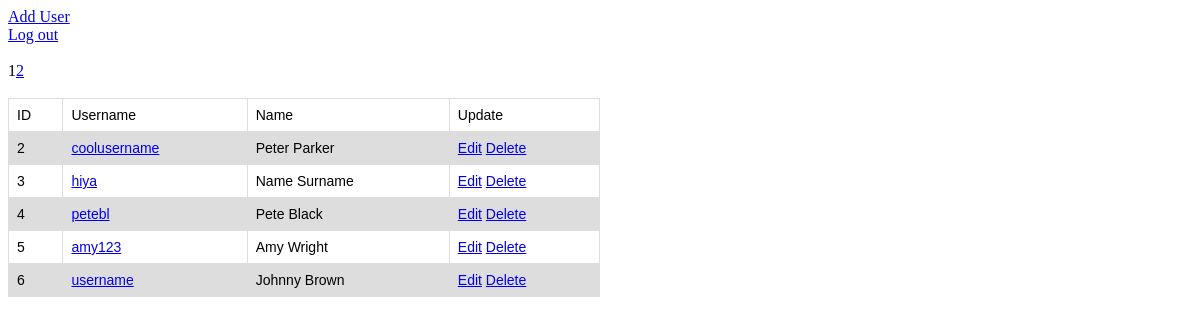
The app's page /index.php (signed in) with its own data.
### tables this page shows
CREATE TABLE `users` (
  `id` int(11) NOT NULL,
  `username` varchar(50) NOT NULL,
  `password` varchar(50) NOT NULL,
  `first_name` varchar(20) NOT NULL,
  `last_name` varchar(20) NOT NULL,
  `gender` enum('male','female','other') NOT NULL,
  `birth_date` date NOT NULL
);

### index.php (the view, shortened to what this page needs)
<?php
include_once 'base.php';
$rows_per_page = 5;
$query = mysqli_query($conn, "SELECT * FROM Users");
$rows_num = mysqli_num_rows($query);
$pages_num = round($rows_num / $rows_per_page) + 1;
if (isset($_GET['p'])) {
    $cur_page = $_GET['p'];
} else {
    $cur_page = 1;
}
?>
<html>
<head>
</head>
<body>
    <a href="add.php">Add User</a><br/>
    <a href="logout.php">Log out</a><br/><br/>
    <?php
    for ($i = 1; $i < $pages_num + 1; $i++) {
        if ($i != $cur_page) {
            echo '<a href="index.php?p='.$i.'">'.$i.'</a> ';
        } else {
            echo $i;
        }
    }
    $from = $cur_page * $rows_per_page - $rows_per_page;
    $to = $cur_page * $rows_per_page;
    $query = mysqli_query($conn, "SELECT * from users ORDER by id asc limit $from, $to");
    ?>
    <br/><br/>
    <table>
    <tr>
        <td>ID</td>
        <td>Username</td>
        <td>Name</td>
        <td>Update</td>
    </tr>
    <?php
    while($user = mysqli_fetch_array($query)) {
        echo "<tr>";
        echo "<td>".$user['id']."</td>";
        echo "<td><a href=\"user.php?id=$user[id]\">".$user['username']."</a></td>";
        echo "<td>".$user['first_name'].' '.$user['last_name']."</td>";
        echo "<td><a href=\"edit.php?id=$user[id]\">Edit</a> <a href=\"delete.php?id=$user[id]\" onClick=\"return confirm('Are you sure you want to delete?')\">Delete</a></td>";
    }
    ?>
    </table>
</body>
</html>

### base.php (style rules this page uses)
table { font-family: Arial, Helvetica, sans-serif; border-collapse: collapse; font-size: 14px; width: 50% }
td, th { border: 1px solid #dddddd; text-align: left; padding: 8px; }

### index.php (style rules this page uses)
tr:nth-child(even) { background-color: #dddddd; }

### records on screen
users: id "2", username "coolusername", first_name "Peter", last_name "Parker"
users: id "3", username "hiya", first_name "Name", last_name "Surname"
users: id "4", username "petebl", first_name "Pete", last_name "Black"
users: id "5", username "amy123", first_name "Amy", last_name "Wright"
users: id "6", username "username", first_name "Johnny", last_name "Brown"
